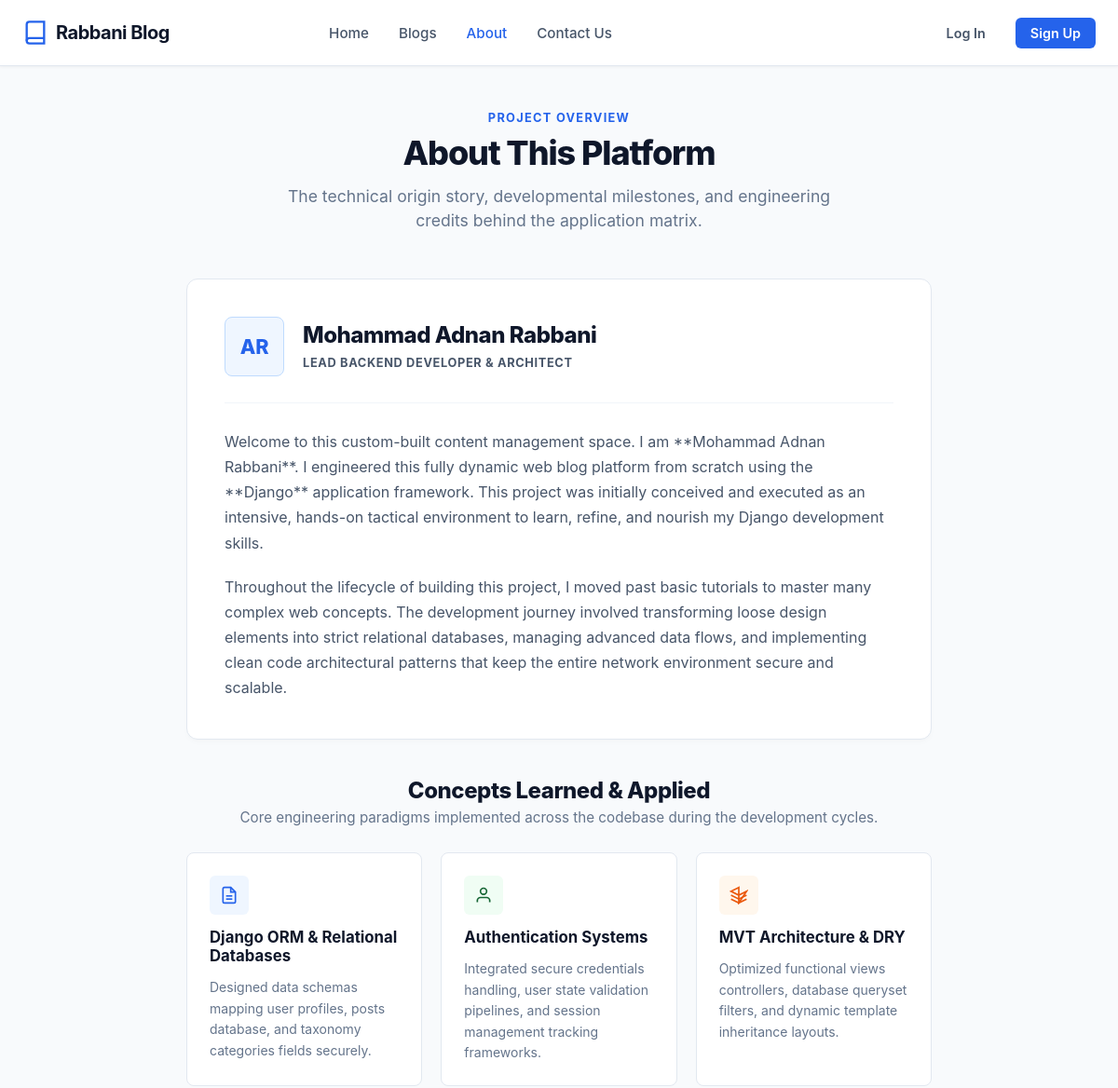
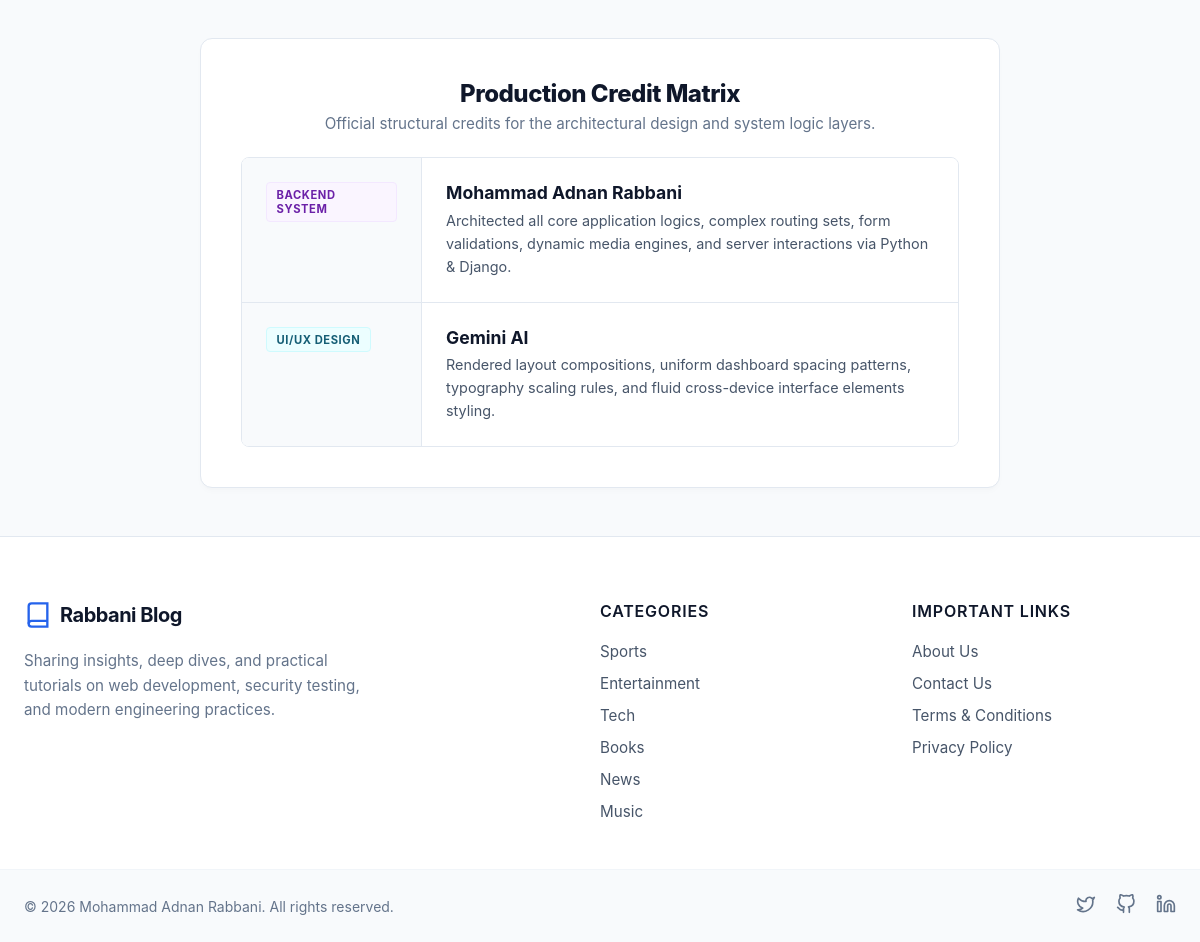
/about, run on the app's committed database (2 pictures, top to bottom).
### home/models.py (models this page shows, shortened)
class Category(models.Model):
    category_name = models.CharField(max_length=200)
    slug = models.SlugField(max_length=200, default='cat')
    created_at = models.DateTimeField(auto_now_add=True)
    updated_at = models.DateTimeField(auto_now=True)

### home/views.py (the view)
# urls.py: path('about', views.about, name='about'),
def about(request):
    return render(request, 'Pages/about.html')

### home/context_processors.py (called while the page is built)
def categories(request):
    return {
        'categories': Category.objects.all()
    }

### templates/Pages/about.html (shortened to what this page needs)
{% extends 'Pages/base.html' %}
{% load static %}
{% block content %}
<!doctype html>
<html lang="en">
<head>
    <link rel="stylesheet" href="{% static 'CSS/about.css' %}">
</head>
<body>
<div class="full-page-container">
    <div class="about-workspace-constrained">
        <header class="about-master-header">
            <div class="welcome-msg text-center">
                <span class="system-pre-title">Project Overview</span>
                <h1>About This Platform</h1>
                <p class="header-subtitle">The technical origin story, developmental milestones, and engineering credits behind the application matrix.</p>
            </div>
        </header>
        <section class="about-card about-biography-card">
            <div class="bio-intro-block">
                <div class="developer-avatar-shell">
                    <span class="dev-initials">AR</span>
                </div>
                <div class="developer-title-meta">
                    <h2>Mohammad Adnan Rabbani</h2>
                    <span class="dev-badge-stamp">Lead Backend Developer & Architect</span>
                </div>
            </div>
            <hr class="profile-divider">
            <div class="bio-narrative-text">
                <p>
                    Welcome to this custom-built content management space. I am **Mohammad Adnan Rabbani**.
                    I engineered this fully dynamic web blog platform from scratch using the **Django** application framework.
                    This project was initially conceived and executed as an intensive, hands-on tactical environment to learn, refine, and nourish my Django development skills.
                </p>
                <p>
                    Throughout the lifecycle of building this project, I moved past basic tutorials to master many complex web concepts. The development journey involved transforming loose design elements into strict relational databases, managing advanced data flows, and implementing clean code architectural patterns that keep the entire network environment secure and scalable.
                </p>
            </div>
        </section>
        <section class="about-insights-section">
            <div class="section-title-wrapper text-center">
                <h2>Concepts Learned & Applied</h2>
                <p>Core engineering paradigms implemented across the codebase during the development cycles.</p>
            </div>
            <div class="insights-grid-layout">
                <div class="insight-metric-card">
                    <div class="metric-icon-shell blue-tint">
                        <svg width="20" height="20" viewBox="0 0 24 24" fill="none" stroke="currentColor" stroke-width="2"><path d="M14 2H6a2 2 0 0 0-2 2v16a2 2 0 0 0 2 2h12a2 2 0 0 0 2-2V8z"></path><polyline points="14 2 14 8 20 8"></polyline><line x1="16" y1="13" x2="8" y2="13"></line><line x1="16" y1="17" x2="8" y2="17"></line></svg>
                    </div>
                    <h3>Django ORM & Relational Databases</h3>
                    <p>Designed data schemas mapping user profiles, posts database, and taxonomy categories fields securely.</p>
                </div>
                <div class="insight-metric-card">
                    <div class="metric-icon-shell green-tint">
                        <svg width="20" height="20" viewBox="0 0 24 24" fill="none" stroke="currentColor" stroke-width="2"><path d="M20 21v-2a4 4 0 0 0-4-4H8a4 4 0 0 0-4 4v2"></path><circle cx="12" cy="7" r="4"></circle></svg>
                    </div>
                    <h3>Authentication Systems</h3>
                    <p>Integrated secure credentials handling, user state validation pipelines, and session management tracking frameworks.</p>
                </div>
                <div class="insight-metric-card">
                    <div class="metric-icon-shell orange-tint">
                        <svg width="20" height="20" viewBox="0 0 24 24" fill="none" stroke="currentColor" stroke-width="2"><polygon points="12 2 2 7 12 12 22 7 12 22"></polygon><polyline points="2 17 12 22 22 17"></polyline><polyline points="2 12 12 17 22 12"></polyline></svg>
                    </div>
                    <h3>MVT Architecture & DRY</h3>
                    <p>Optimized functional views controllers, database queryset filters, and dynamic template inheritance layouts.</p>
                </div>
            </div>
        </section>
        <section class="about-card credits-footer-card">
            <div class="section-title-wrapper text-center">
                <h2>Production Credit Matrix</h2>
                <p>Official structural credits for the architectural design and system logic layers.</p>
            </div>
            <div class="credits-distribution-table">
                <div class="credit-row-item">
                    <div class="credit-label-cell">
                        <span class="role-badge backend-badge">Backend System</span>
                    </div>
                    <div class="credit-value-cell">
                        <h4>Mohammad Adnan Rabbani</h4>
                        <p>Architected all core application logics, complex routing sets, form validations, dynamic media engines, and server interactions via Python & Django.</p>
                    </div>
                </div>
                <div class="credit-row-item">
                    <div class="credit-label-cell">
                        <span class="role-badge ui-badge">UI/UX Design</span>
                    </div>
                    <div class="credit-value-cell">
                        <h4>Gemini AI</h4>
                        <p>Rendered layout compositions, uniform dashboard spacing patterns, typography scaling rules, and fluid cross-device interface elements styling.</p>
                    </div>
                </div>
            </div>
        </section>
    </div>
</div>
</body>
</html>
{% endblock content %}

### templates/Pages/base.html (shortened to what this page needs)
{% load static %}
<!DOCTYPE html>
<html lang="en">
<head>
    <link rel="stylesheet" href="{% static 'CSS/base.css' %}">
</head>
<body>
    <header class="blog-header">
        <div class="header-container">
            <a href="#" class="brand">
                <svg class="logo" viewBox="0 0 24 24" fill="none" stroke="currentColor" stroke-width="2">
                    <path d="M4 19.5A2.5 2.5 0 0 1 6.5 17H20"></path>
                    <path d="M6.5 2H20v20H6.5A2.5 2.5 0 0 1 4 19.5v-15A2.5 2.5 0 0 1 6.5 2z"></path>
                </svg>
                <span class="site-name">Rabbani Blog</span>
            </a>
            <nav class="nav-menu">
                <ul class="nav-links">
                    <li><a href="{% url 'home' %}" class="nav-item {% if '/' == request.path %} active {% endif %}">Home</a></li>
                    <li><a href="{% url 'all_blogs' %}" class="nav-item {% if '/all_blogs' in request.path %} active {% endif %}">Blogs</a></li>
                    <li><a href="{% url 'about' %}" class="nav-item {% if '/about' in request.path %} active {% endif %}">About</a></li>
                    <li><a href="{% url 'contact' %}" class="nav-item {% if '/contact' in request.path %} active {% endif %}">Contact Us</a></li>
                </ul>
            </nav>
            <p>{% if user.is_authenticated %}</p>
            <div class="auth-actions">
            {{user.username}}
                 <a href="{% url 'dashboard' %}" class="btn btn-login">Dashboard</a>
            <a class="btn btn-signup" href="{% url 'logout' %}">Log Out</a>
            </div>
            {%  else %}
            <div class="auth-actions">
                <a href="{% url 'login_user' %}" class="btn btn-login">Log In</a>
                <a href="{% url 'register' %}" class="btn btn-signup">Sign Up</a>
            </div>
            {%  endif %}
        </div>
    </header>
{% block content %}
{% endblock content%}
<footer class="blog-footer">
    <div class="footer-container">
        <div class="footer-column brand-column">
            <a href="#" class="brand">
                <svg class="logo" viewBox="0 0 24 24" fill="none" stroke="currentColor" stroke-width="2">
                    <path d="M4 19.5A2.5 2.5 0 0 1 6.5 17H20"></path>
                    <path d="M6.5 2H20v20H6.5A2.5 2.5 0 0 1 4 19.5v-15A2.5 2.5 0 0 1 6.5 2z"></path>
                </svg>
                <span class="site-name">Rabbani Blog</span>
            </a>
            <p class="footer-desc">
                Sharing insights, deep dives, and practical tutorials on web development, security testing, and modern engineering practices.
            </p>
        </div>
        <div class="footer-column">
            <h3 class="footer-heading">Categories</h3>
            <ul class="footer-links">
                {% for category in categories %}
                <li><a href="{% url 'category_wise_view' category.slug %}">{{ category.category_name }}</a></li>
                {% endfor %}
            </ul>
        </div>
        <div class="footer-column">
            <h3 class="footer-heading">Important Links</h3>
            <ul class="footer-links">
                <li><a href="#">About Us</a></li>
                <li><a href="#">Contact Us</a></li>
                <li><a href="#">Terms & Conditions</a></li>
                <li><a href="#">Privacy Policy</a></li>
            </ul>
        </div>
    </div>
    <div class="footer-bottom">
        <div class="footer-bottom-container">
            <p class="copyright">&copy; 2026 Mohammad Adnan Rabbani. All rights reserved.</p>
            <div class="social-icons">
                <a href="#" class="social-link" aria-label="Twitter">
                    <svg viewBox="0 0 24 24" fill="none" stroke="currentColor" stroke-width="2" stroke-linecap="round" stroke-linejoin="round"><path d="M22 4s-.7 2.1-2 3.4c1.6 10-9.4 17.3-18 11.6 2.2.1 4.4-.6 6-2C3 15.5.5 9.6 3 5c2.2 2.6 5.6 4.1 9 4-.9-4.2 4-6.6 7-3.8 1.1 0 3-1.2 3-1.2z"></path></svg>
                </a>
                <a href="#" class="social-link" aria-label="GitHub">
                </a>
                <a href="#" class="social-link" aria-label="LinkedIn">
                    <svg viewBox="0 0 24 24" fill="none" stroke="currentColor" stroke-width="2" stroke-linecap="round" stroke-linejoin="round"><path d="M16 8a6 6 0 0 1 6 6v7h-4v-7a2 2 0 0 0-2-2 2 2 0 0 0-2 2v7h-4v-7a6 6 0 0 1 6-6z"></path><rect x="2" y="9" width="4" height="12"></rect><circle cx="4" cy="4" r="2"></circle></svg>
                </a>
            </div>
        </div>
    </div>
</footer>
</body>
</html>

### static/CSS/base.css (style rules this page uses)
* { margin: 0; padding: 0; box-sizing: border-box; font-family: -apple-system, BlinkMacSystemFont, "Segoe UI", Roboto, Helvetica, Arial, sans-serif; }
body { background-color: #f8fafc; }
.blog-header { background-color: #ffffff; border-bottom: 1px solid #e2e8f0; position: sticky; top: 0; z-index: 1000; box-shadow: 0 1px 3px rgba(0, 0, 0, 0.05); }
.header-container { max-width: 1200px; margin: 0 auto; padding: 0 1.5rem; height: 70px; display: flex; align-items: center; justify-content: space-between; }
.brand { display: flex; align-items: center; gap: 0.5rem; text-decoration: none; color: #0f172a; }
.logo { width: 28px; height: 28px; color: #2563eb; }
.site-name { font-size: 1.25rem; font-weight: 700; letter-spacing: -0.025em; }
.nav-menu { display: flex; align-items: center; }
.nav-links { display: flex; list-style: none; gap: 2rem; }
.nav-item { text-decoration: none; color: #475569; font-size: 0.95rem; font-weight: 500; transition: color 0.2s ease; }
.nav-item:hover, .nav-item.active { color: #2563eb; }
.auth-actions { display: flex; align-items: center; gap: 1rem; }
.btn { text-decoration: none; font-size: 0.9rem; font-weight: 600; padding: 0.5rem 1rem; border-radius: 0.375rem; transition: all 0.2s ease; }
.btn-login { color: #475569; }
.btn-signup { background-color: #2563eb; color: #ffffff; }
.blog-footer { background-color: #ffffff; border-top: 1px solid #e2e8f0; margin-top: auto; color: #475569; }
.footer-container { max-width: 1200px; margin: 0 auto; padding: 4rem 1.5rem 3rem 1.5rem; display: grid; grid-template-columns: 2fr 1fr 1fr; gap: 3rem; }
.footer-column { display: flex; flex-direction: column; gap: 1.25rem; }
.brand-column { max-width: 360px; }
.footer-desc { font-size: 0.95rem; line-height: 1.6; color: #64748b; }
.footer-heading { font-size: 1rem; font-weight: 600; color: #0f172a; letter-spacing: 0.05em; text-transform: uppercase; }
.footer-links { list-style: none; display: flex; flex-direction: column; gap: 0.75rem; }
.footer-links a { text-decoration: none; color: #475569; font-size: 0.95rem; transition: color 0.2s ease; }
.footer-bottom { border-top: 1px solid #f1f5f9; background-color: #f8fafc; }
.footer-bottom-container { max-width: 1200px; margin: 0 auto; padding: 1.5rem 1.5rem; display: flex; align-items: center; justify-content: space-between; }
.copyright { font-size: 0.875rem; color: #64748b; }
.social-icons { display: flex; gap: 1.25rem; }
.social-link { color: #64748b; transition: color 0.2s ease; }
.social-link svg { width: 20px; height: 20px; }

### data on the page
Category: category_name "Sports"
Category: category_name "Entertainment"
Category: category_name "Tech"
Category: category_name "Books"
Category: category_name "News"
Category: category_name "Music"
